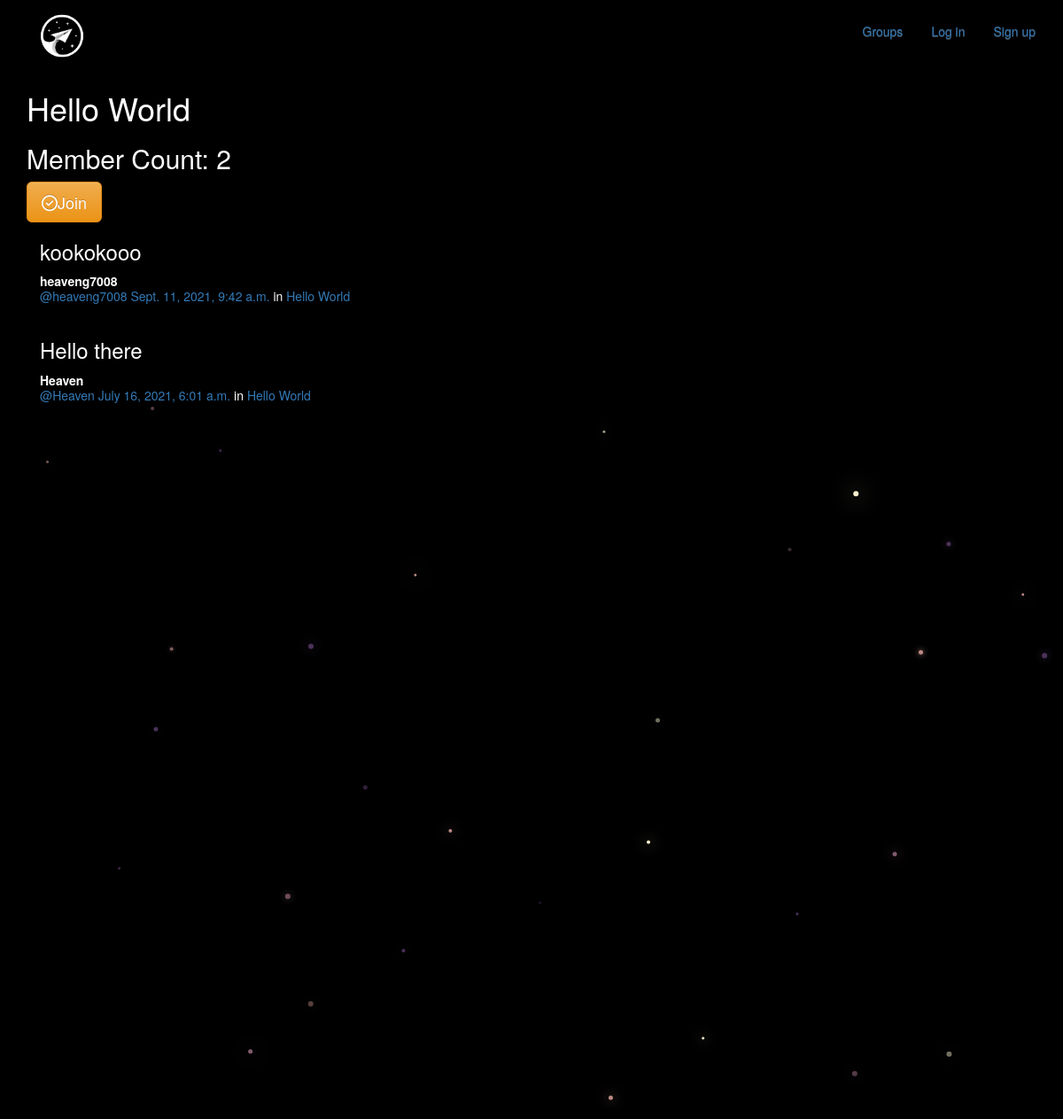
The page /groups/posts/in/hello-world/ on the database its author committed.
### groups/models.py (models this page shows, shortened)
class Group(models.Model):
    name = models.CharField(max_length=255, unique=True)
    slug = models.SlugField(allow_unicode=True, unique=True)
    description = models.TextField(blank=True, default='')
    description_html = models.TextField(editable=False, default='', blank=True)
    members = models.ManyToManyField(User,through="GroupMember")
    class Meta:
        ordering = ["name"]

### posts/models.py (models this page shows, shortened)
class Post(models.Model):
    user = models.ForeignKey(User, related_name="posts",on_delete=models.CASCADE)
    created_at = models.DateTimeField(auto_now=True)
    message = models.TextField()
    message_html = models.TextField(editable=False)
    group = models.ForeignKey(Group, related_name="posts",null=True, blank=True,on_delete=models.CASCADE)
    class Meta:
        ordering = ["-created_at"]
        unique_together = ["user", "message"]

### groups/views.py (the view)
# urls.py: path("posts/in/<str:slug>/",views.SingleGroup.as_view(),name="single"),
class SingleGroup(generic.DetailView):
    model = Group

### groups/templates/groups/group_detail.html
{% extends "groups/group_base.html" %}
{% block pregroup %}
<h1>{{group.name}}</h1>
<h2> Member Count: {{group.members.count}}</h2>
  <div class="content">
				{% if user in group.members.all %}
					<a href="{% url 'groups:leave' slug=group.slug %}" class="btn btn-lg btn-fill btn-warning"><i class="fas fa-minus-circle"></i>Leave</a>
				{% else %}
					<a href="{% url 'groups:join' slug=group.slug %}" class="btn btn-lg btn-fill btn-warning"><i class="far fa-check-circle"></i>Join</a>
				{% endif %}
</div>
{% endblock %}
{% block group_content %}
<div class="col-md-8">
	{% if group.posts.count == 0 %}
	<h2>No posts in this group yet!</h2>
	{% else %}
		{% for post in group.posts.all %}
			{% include "posts/_post.html" %}
		{% endfor %}
	{% endif %}
</div>
{% endblock %}

### posts/templates/posts/_post.html (shortened to what this page needs)
<div class="post media">
	<h3>{{ post.message_html|safe }}</h3>
	<div class="media-body">
		<strong>{{ post.user.username }}</strong>
		<h5 class="media-heading">
			<span class="username"><a href="{% url 'posts:for_user' username=post.user.username %}">@{{ post.user.username }}</a></span>
			<time class="time"><a href="{% url 'posts:single' username=post.user.username pk=post.pk %}">{{ post.created_at }}</a></time>
			{% if post.group %}
			<span class="group-name">in <a href="#">{{ post.group.name }}</a></span>
			{% endif %}
		</h5>
	</div>
</div>

### static/simplesocial/css/master.css (style rules this page uses)
body { margin: 0; overflow: hidden; background-color: black; color:white; }

### rows shown on the page
Group: name "Hello World", members.count "2"
Post: message_html "kookokooo", user.username "heaveng7008", created_at "Sept. 11, 2021, 9:42 a.m.", group.name "Hello World"
Post: message_html "Hello there", user.username "Heaven", created_at "July 16, 2021, 6:01 a.m.", group.name "Hello World"
